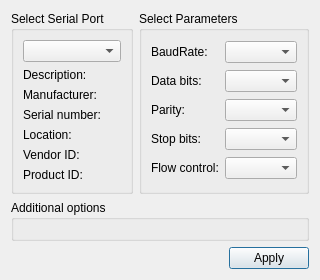
<?xml version="1.0" encoding="UTF-8"?>
<ui version="4.0">
 <class>SettingsDialog</class>
 <widget class="QDialog" name="SettingsDialog">
  <property name="geometry">
   <rect>
    <x>0</x>
    <y>0</y>
    <width>281</width>
    <height>272</height>
   </rect>
  </property>
  <property name="windowTitle">
   <string>Settings</string>
  </property>
  <layout class="QGridLayout" name="gridLayout_3">
   <item row="0" column="1">
    <widget class="QGroupBox" name="parametersBox">
     <property name="title">
      <string>Select Parameters</string>
     </property>
     <layout class="QGridLayout" name="gridLayout_2">
      <item row="0" column="0">
       <widget class="QLabel" name="baudRateLabel">
        <property name="text">
         <string>BaudRate:</string>
        </property>
       </widget>
      </item>
      <item row="0" column="1">
       <widget class="QComboBox" name="baudRateBox"/>
      </item>
      <item row="1" column="0">
       <widget class="QLabel" name="dataBitsLabel">
        <property name="text">
         <string>Data bits:</string>
        </property>
       </widget>
      </item>
      <item row="1" column="1">
       <widget class="QComboBox" name="dataBitsBox"/>
      </item>
      <item row="2" column="0">
       <widget class="QLabel" name="parityLabel">
        <property name="text">
         <string>Parity:</string>
        </property>
       </widget>
      </item>
      <item row="2" column="1">
       <widget class="QComboBox" name="parityBox"/>
      </item>
      <item row="3" column="0">
       <widget class="QLabel" name="stopBitsLabel">
        <property name="text">
         <string>Stop bits:</string>
        </property>
       </widget>
      </item>
      <item row="3" column="1">
       <widget class="QComboBox" name="stopBitsBox"/>
      </item>
      <item row="4" column="0">
       <widget class="QLabel" name="flowControlLabel">
        <property name="text">
         <string>Flow control:</string>
        </property>
       </widget>
      </item>
      <item row="4" column="1">
       <widget class="QComboBox" name="flowControlBox"/>
      </item>
     </layout>
    </widget>
   </item>
   <item row="0" column="0">
    <widget class="QGroupBox" name="selectBox">
     <property name="title">
      <string>Select Serial Port</string>
     </property>
     <layout class="QGridLayout" name="gridLayout">
      <item row="0" column="0">
       <widget class="QComboBox" name="serialPortInfoListBox"/>
      </item>
      <item row="1" column="0">
       <widget class="QLabel" name="descriptionLabel">
        <property name="text">
         <string>Description:</string>
        </property>
       </widget>
      </item>
      <item row="2" column="0">
       <widget class="QLabel" name="manufacturerLabel">
        <property name="text">
         <string>Manufacturer:</string>
        </property>
       </widget>
      </item>
      <item row="3" column="0">
       <widget class="QLabel" name="serialNumberLabel">
        <property name="text">
         <string>Serial number:</string>
        </property>
       </widget>
      </item>
      <item row="4" column="0">
       <widget class="QLabel" name="locationLabel">
        <property name="text">
         <string>Location:</string>
        </property>
       </widget>
      </item>
      <item row="5" column="0">
       <widget class="QLabel" name="vidLabel">
        <property name="text">
         <string>Vendor ID:</string>
        </property>
       </widget>
      </item>
      <item row="6" column="0">
       <widget class="QLabel" name="pidLabel">
        <property name="text">
         <string>Product ID:</string>
        </property>
       </widget>
      </item>
     </layout>
    </widget>
   </item>
   <item row="2" column="0" colspan="2">
    <layout class="QHBoxLayout" name="horizontalLayout">
     <item>
      <spacer name="horizontalSpacer">
       <property name="orientation">
        <enum>Qt::Horizontal</enum>
       </property>
       <property name="sizeHint" stdset="0">
        <size>
         <width>96</width>
         <height>20</height>
        </size>
       </property>
      </spacer>
     </item>
     <item>
      <widget class="QPushButton" name="applyButton">
       <property name="text">
        <string>Apply</string>
       </property>
      </widget>
     </item>
    </layout>
   </item>
   <item row="1" column="0" colspan="2">
    <widget class="QGroupBox" name="additionalOptionsGroupBox">
     <property name="title">
      <string>Additional options</string>
     </property>
     <layout class="QVBoxLayout" name="verticalLayout"/>
    </widget>
   </item>
  </layout>
 </widget>
 <resources/>
 <connections/>
</ui>
